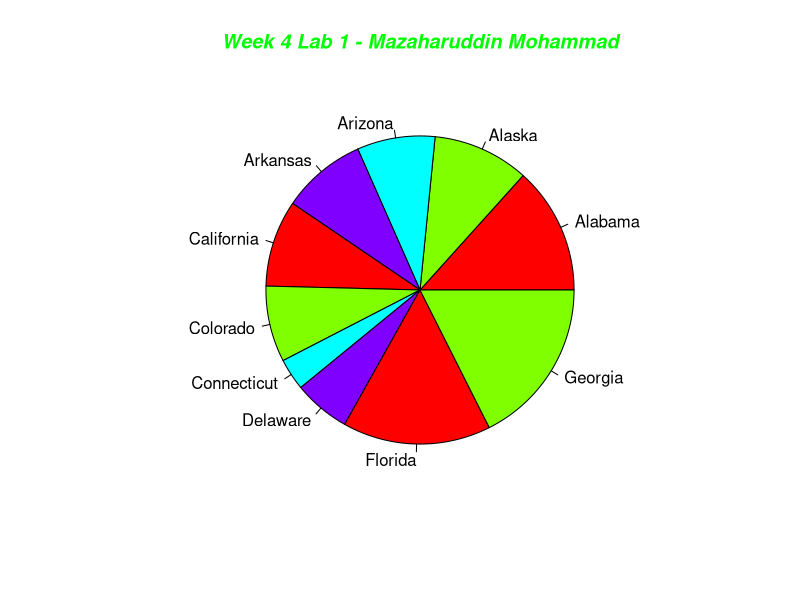

Write R code to recreate this figure.
USArrests


firstTenRows = USArrests[1:10, ]
firstTenRows

label_names =  c(rownames(firstTenRows))
label_names


pie(firstTenRows$Murder,  col=rainbow(length(firstTenRows)),
    labels=c(rownames(firstTenRows)))


  legend(-2.6, 1.0, c(rownames(firstTenRows)), cex=0.9,  fill=rainbow(length(firstTenRows)))     

title(main="Week 4 Lab 1 - Mazaharuddin Mohammad", col.main="Green", font.main=4)
